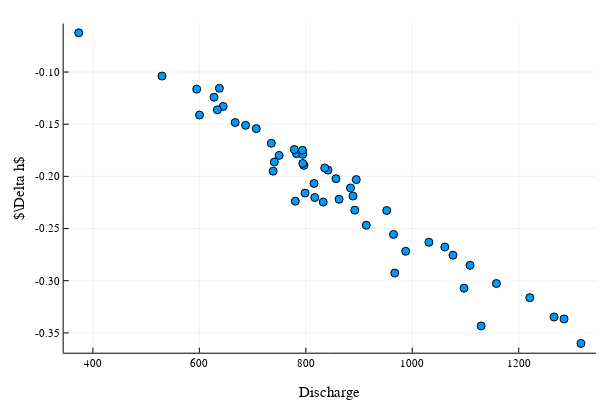

Notebook cell for this chart:
### Code cell
using LaTeXStrings
scatter(A', mean(HA, 1)', xlab="Discharge", ylab=L"\Delta h", legend=:none)

### Figure 1 — Plotly figure (JSON) as saved in the notebook; plotly's stock layout.template omitted (floating-point values rounded to 4 significant figures)
{"data": [{"colorbar": {"title": ""}, "legendgroup": "y1", "marker": {"color": "rgba(0, 154, 250, 1.000)", "line": {"color": "rgba(0, 0, 0, 1.000)", "width": 1}, "size": 8, "symbol": "circle"}, "mode": "markers", "name": "y1", "showlegend": true, "type": "scatter", "x": [888.5, 964.8, 637.7, 373.3, 782.8, 627.5, 1266.0, 644.7, 1221.0, 600.3, 1097.0, 667.2, 740.9, 794.2, 815.4, 892.0, 856.7, 735.2, 862.4, 1317.0, 884.0, 1158.0, 841.6, 706.8, 686.8, 1129.0, 529.7, 738.6, 749.9, 793.8, 816.9, 780.3, 952.0, 835.5, 1077.0, 913.6, 894.8, 778.3, 595.0, 987.7, 1109.0, 1061.0, 798.6, 796.4, 832.7, 967.1, 633.8, 1285.0, 794.3, 1031.0], "xaxis": "x1", "y": [-0.2188, -0.2556, -0.1156, -0.06246, -0.1782, -0.1241, -0.3348, -0.133, -0.3162, -0.1412, -0.3072, -0.1484, -0.1862, -0.1789, -0.2068, -0.2324, -0.2023, -0.1683, -0.2219, -0.3601, -0.2111, -0.3027, -0.194, -0.1542, -0.1511, -0.3433, -0.1039, -0.195, -0.1799, -0.175, -0.2203, -0.2238, -0.2327, -0.1919, -0.2755, -0.2469, -0.2031, -0.1743, -0.1164, -0.2718, -0.2853, -0.2677, -0.216, -0.1895, -0.2246, -0.2926, -0.1362, -0.3366, -0.1876, -0.2631], "yaxis": "y1"}], "layout": {"annotations": [], "height": 400, "margin": {"b": 20, "l": 0, "r": 0, "t": 20}, "paper_bgcolor": "rgba(255, 255, 255, 1.000)", "plot_bgcolor": "rgba(255, 255, 255, 1.000)", "showlegend": false, "width": 600, "xaxis1": {"anchor": "y1", "domain": [0.1061, 0.9934], "gridcolor": "rgba(0, 0, 0, 0.100)", "gridwidth": 0.5, "linecolor": "rgba(0, 0, 0, 1.000)", "mirror": false, "range": [345.0, 1345.0], "showgrid": true, "showline": true, "showticklabels": true, "tickangle": 0, "tickcolor": "rgb(0, 0, 0)", "tickfont": {"color": "rgba(0, 0, 0, 1.000)", "family": "sans-serif", "size": 11}, "tickmode": "array", "ticks": "inside", "ticktext": ["400", "600", "800", "1000", "1200"], "tickvals": [400, 600, 800, 1000, 1200], "title": "Discharge", "titlefont": {"color": "rgba(0, 0, 0, 1.000)", "family": "sans-serif", "size": 15}, "type": "-", "visible": true, "zeroline": false, "zerolinecolor": "rgba(0, 0, 0, 1.000)"}, "yaxis1": {"anchor": "x1", "domain": [0.07581, 0.9902], "gridcolor": "rgba(0, 0, 0, 0.100)", "gridwidth": 0.5, "linecolor": "rgba(0, 0, 0, 1.000)", "mirror": false, "range": [-0.369, -0.05353], "showgrid": true, "showline": true, "showticklabels": true, "tickangle": 0, "tickcolor": "rgb(0, 0, 0)", "tickfont": {"color": "rgba(0, 0, 0, 1.000)", "family": "sans-serif", "size": 11}, "tickmode": "array", "ticks": "inside", "ticktext": ["-0.35", "-0.30", "-0.25", "-0.20", "-0.15", "-0.10"], "tickvals": [-0.35, -0.3, -0.25, -0.2, -0.15, -0.1], "title": "$\\Delta h$", "titlefont": {"color": "rgba(0, 0, 0, 1.000)", "family": "sans-serif", "size": 15}, "type": "-", "visible": true, "zeroline": false, "zerolinecolor": "rgba(0, 0, 0, 1.000)"}}}
